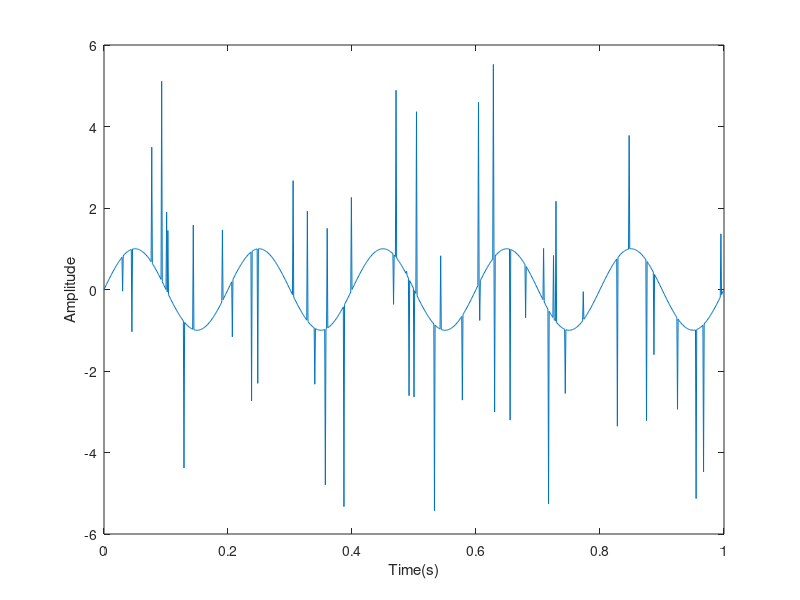

Write the MATLAB code that produced this figure. (Note: this script raises an error after producing the figure.)
clear;
close all;

Fs = 1000;  
T = 1;      
t = 0 : 1 / Fs : T - 1 / Fs;  

frequency = 5;  
amplitude = 1;  
signal = amplitude * sin(2 * pi * frequency * t);

click_amp = 10 * (rand(1, 1000) - 0.5);

pos = ceil(1000* (rand(1, 50))); 
signal(pos) = signal(pos) + click_amp(pos);

plot(t, signal);
xlabel('Time(s)');
ylabel('Amplitude');

print -depsc fig2.eps 

%%

clear;
close all;

Fs = 1000;  
T = 1;      
t = 0 : 1 / Fs : T - 1 / Fs;  

frequency = 5;  
amplitude = 1;  
signal = amplitude * sin(2 * pi * frequency * t);

[signal_c, bk] = clickGen(signal, 10, 100);

plot(t, signal_c);
xlabel('Time(s)');
ylabel('Amplitude');


